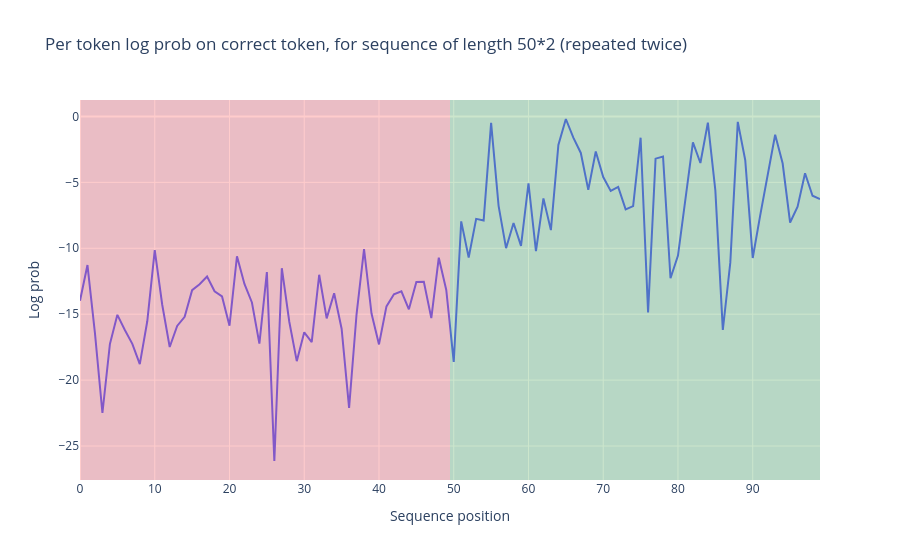

Notebook code for this chart:
### Markdown cell above
### Exercise - plot per-token loss on repeated sequence

> ```yaml
> Difficulty: 🔴🔴⚪⚪⚪
> Importance: 🔵🔵⚪⚪⚪
>
> You shouldn't spend more than 10-15 minutes on these exercises.
> ```

You should fill in the functions below. We've given you the first line of the first function, which defines a prefix (remember we need the BOS token for GPT-2, since it was trained to have one). We've also given you the `get_log_probs` function from the previous set of exercises.

### Code cell
def generate_repeated_tokens(
    model: HookedTransformer, seq_len: int, batch_size: int = 1
) -> Int[Tensor, "batch_size full_seq_len"]:
    """
    Generates a sequence of repeated random tokens

    Outputs are:
        rep_tokens: [batch_size, 1+2*seq_len]
    """
    t.manual_seed(0)  # for reproducibility
    prefix = (t.ones(batch_size, 1) * model.tokenizer.bos_token_id).long()
    rand = t.randint(low=0, high=cfg.d_vocab, size=(batch_size, seq_len))
    return t.cat([prefix, rand, rand], dim=-1)


def run_and_cache_model_repeated_tokens(
    model: HookedTransformer, seq_len: int, batch_size: int = 1
) -> tuple[Tensor, Tensor, ActivationCache]:
    """
    Generates a sequence of repeated random tokens, and runs the model on it, returning (tokens,
    logits, cache). This function should use the `generate_repeated_tokens` function above.

    Outputs are:
        rep_tokens: [batch_size, 1+2*seq_len]
        rep_logits: [batch_size, 1+2*seq_len, d_vocab]
        rep_cache: The cache of the model run on rep_tokens
    """
    random_tokens = generate_repeated_tokens(model, seq_len, batch_size)

    logits, cache = model.run_with_cache(random_tokens)

    return (
        random_tokens,
        logits,
        cache
    )


def get_log_probs(
    logits: Float[Tensor, "batch posn d_vocab"], tokens: Int[Tensor, "batch posn"]
) -> Float[Tensor, "batch posn-1"]:
    logprobs = logits.log_softmax(dim=-1)
    # We want to get logprobs[b, s, tokens[b, s+1]], in eindex syntax this looks like:
    correct_logprobs = eindex(logprobs, tokens, "b s [b s+1]")
    return correct_logprobs


seq_len = 50
batch_size = 1
(rep_tokens, rep_logits, rep_cache) = run_and_cache_model_repeated_tokens(model, seq_len, batch_size)
rep_cache.remove_batch_dim()
rep_str = model.to_str_tokens(rep_tokens)
model.reset_hooks()
log_probs = get_log_probs(rep_logits, rep_tokens).squeeze()

print(f"Performance on the first half: {log_probs[:seq_len].mean():.3f}")
print(f"Performance on the second half: {log_probs[seq_len:].mean():.3f}")

plot_loss_difference(log_probs, rep_str, seq_len)

### Figure 1 — Plotly figure (JSON) as saved in the notebook; plotly's stock layout.template omitted (floating-point values rounded to 4 significant figures)
{"data": [{"hovertemplate": "<b>%{hovertext}</b><br><br>variable=0<br>Sequence position=%{x}<br>Log prob=%{y}<extra></extra>", "hovertext": ["anguage", " reign", "ای", " aides", " freight", " Break", " compete", " Ment", "··", " vaginal", " burn", "을", "Connell", " affiliates", "Back", "Trigger", " blade", "ų", " emotion", " Ash", " rupture", "ian", " pickup", " Theresa", " creepy", " libert", "uclidean", " repairs", "ylvan", "τή", " playwright", " decou", " deliver", " Steele", "70", " employing", "idopsis", "hidden", " Ren", "UTR", " morale", " vacant", " _(", " contra", "ィ", " vocals", " reduces", "Civil", "ussion", " deeds", "anguage", " reign", "ای", " aides", " freight", " Break", " compete", " Ment", "··", " vaginal", " burn", "을", "Connell", " affiliates", "Back", "Trigger", " blade", "ų", " emotion", " Ash", " rupture", "ian", " pickup", " Theresa", " creepy", " libert", "uclidean", " repairs", "ylvan", "τή", " playwright", " decou", " deliver", " Steele", "70", " employing", "idopsis", "hidden", " Ren", "UTR", " morale", " vacant", " _(", " contra", "ィ", " vocals", " reduces", "Civil", "ussion", " deeds"], "legendgroup": "0", "line": {"color": "#636efa", "dash": "solid"}, "marker": {"symbol": "circle"}, "mode": "lines", "name": "0", "orientation": "v", "showlegend": true, "type": "scatter", "x": [0, 1, 2, 3, 4, 5, 6, 7, 8, 9, 10, 11, 12, 13, 14, 15, 16, 17, 18, 19, 20, 21, 22, 23, 24, 25, 26, 27, 28, 29, 30, 31, 32, 33, 34, 35, 36, 37, 38, 39, 40, 41, 42, 43, 44, 45, 46, 47, 48, 49, 50, 51, 52, 53, 54, 55, 56, 57, 58, 59, 60, 61, 62, 63, 64, 65, 66, 67, 68, 69, 70, 71, 72, 73, 74, 75, 76, 77, 78, 79, 80, 81, 82, 83, 84, 85, 86, 87, 88, 89, 90, 91, 92, 93, 94, 95, 96, 97, 98, 99], "xaxis": "x", "y": [-13.98, -11.27, -16.43, -22.49, -17.27, -15.05, -16.2, -17.25, -18.79, -15.54, -10.13, -14.28, -17.49, -15.89, -15.2, -13.18, -12.73, -12.14, -13.26, -13.65, -15.87, -10.6, -12.71, -14.11, -17.23, -11.8, -26.14, -11.51, -15.57, -18.56, -16.37, -17.12, -12.01, -15.32, -13.41, -16.1, -22.11, -14.99, -10.07, -14.95, -17.29, -14.41, -13.49, -13.26, -14.63, -12.57, -12.54, -15.3, -10.71, -13.17, -18.62, -7.957, -10.7, -7.769, -7.889, -0.4905, -6.782, -9.994, -8.081, -9.816, -5.067, -10.21, -6.223, -8.623, -2.155, -0.1936, -1.607, -2.768, -5.569, -2.66, -4.595, -5.651, -5.342, -7.044, -6.802, -1.612, -14.88, -3.201, -3.036, -12.28, -10.55, -6.38, -1.969, -3.531, -0.4644, -5.611, -16.19, -11.09, -0.4105, -3.321, -10.74, -7.51, -4.537, -1.389, -3.55, -8.044, -6.844, -4.305, -6.015, -6.267], "yaxis": "y"}], "layout": {"hovermode": "x unified", "legend": {"title": {"text": "variable"}, "tracegroupgap": 0}, "shapes": [{"fillcolor": "red", "line": {"width": 0}, "opacity": 0.2, "type": "rect", "x0": 0, "x1": 49.5, "xref": "x", "y0": 0, "y1": 1, "yref": "y domain"}, {"fillcolor": "green", "line": {"width": 0}, "opacity": 0.2, "type": "rect", "x0": 49.5, "x1": 99, "xref": "x", "y0": 0, "y1": 1, "yref": "y domain"}], "showlegend": false, "title": {"text": "Per token log prob on correct token, for sequence of length 50*2 (repeated twice)"}, "xaxis": {"anchor": "y", "domain": [0, 1], "title": {"text": "Sequence position"}}, "yaxis": {"anchor": "x", "domain": [0, 1], "title": {"text": "Log prob"}}}}
